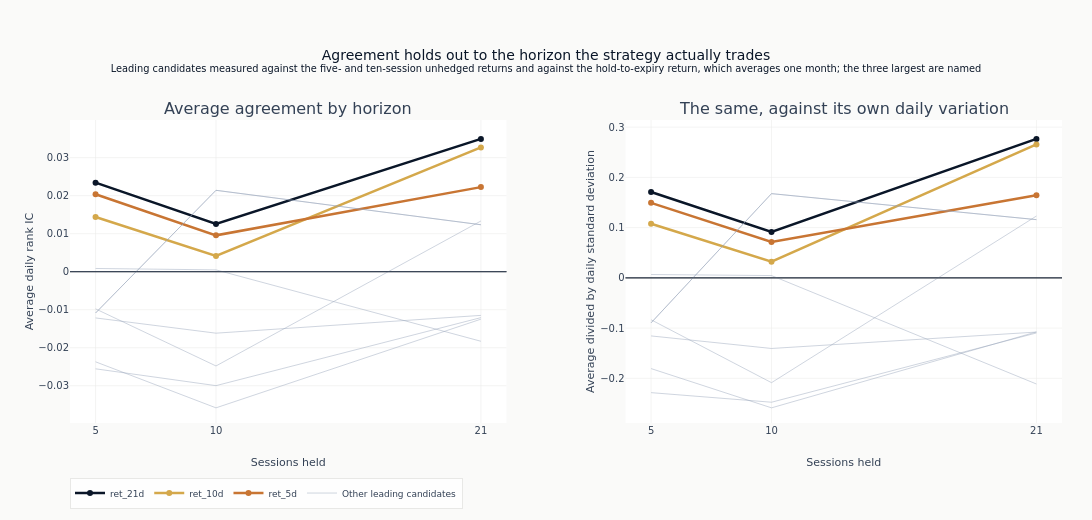

Notebook source saved alongside this figure:
### Code cell
horizons = sorted(horizon_ic)
fig = make_subplots(
    rows=1,
    cols=2,
    subplot_titles=[
        "Average agreement by horizon",
        "The same, against its own daily variation",
    ],
    horizontal_spacing=0.12,
)
# The three largest are named and given their own colour; the rest are drawn as one grey
# group, because ten distinguishable colours is not a legend anyone reads.
EMPHASIS_COLORS = [COLORS["blue"], COLORS["amber"], COLORS["copper"]]

for panel, index in [(1, 0), (2, 1)]:
    for rank, feat in enumerate(leading_features):
        emphasised = rank < len(EMPHASIS_COLORS)
        fig.add_trace(
            go.Scatter(
                x=horizons,
                y=[horizon_ic[h][feat][index] for h in horizons],
                mode="lines+markers" if emphasised else "lines",
                line=dict(
                    color=EMPHASIS_COLORS[rank] if emphasised else COLORS["recede"],
                    width=2.5 if emphasised else 1.0,
                ),
                marker=dict(size=6),
                opacity=1.0 if emphasised else 0.45,
                name=feat if emphasised else "Other leading candidates",
                legendgroup=feat if emphasised else "other",
                showlegend=panel == 1 and (emphasised or rank == len(EMPHASIS_COLORS)),
                hovertext=feat,
            ),
            row=1,
            col=panel,
        )
    fig.add_hline(y=0, line=dict(color=COLORS["neutral"], width=1), row=1, col=panel)

fig.update_layout(
    template="ml4t",
    height=520,
    width=1120,
    title={
        "text": (
            "Agreement holds out to the horizon the strategy actually trades"
            "<br><sup>Leading candidates measured against the five- and ten-session unhedged "
            "returns and against the hold-to-expiry return, which averages one month; the "
            "three largest are named</sup>"
        )
    },
    margin=dict(l=70, r=30, t=120, b=60),
    legend=dict(orientation="h", y=-0.18, x=0, font=dict(size=9)),
)
fig.update_xaxes(title_text="Sessions held", tickvals=horizons)
fig.update_yaxes(title_text="Average daily rank IC", row=1, col=1)
fig.update_yaxes(title_text="Average divided by daily standard deviation", row=1, col=2)
fig.show()

### Figure 1 — Plotly figure (JSON) as saved in the notebook; plotly's stock layout.template omitted (floating-point values rounded to 4 significant figures)
{"data": [{"hovertext": "ret_21d", "legendgroup": "ret_21d", "line": {"color": "#0a1628", "width": 2.5}, "marker": {"size": 6}, "mode": "lines+markers", "name": "ret_21d", "opacity": 1.0, "showlegend": true, "type": "scatter", "x": [5, 10, 21], "xaxis": "x", "y": [0.02341, 0.01257, 0.03493], "yaxis": "y"}, {"hovertext": "ret_10d", "legendgroup": "ret_10d", "line": {"color": "#D4A84B", "width": 2.5}, "marker": {"size": 6}, "mode": "lines+markers", "name": "ret_10d", "opacity": 1.0, "showlegend": true, "type": "scatter", "x": [5, 10, 21], "xaxis": "x", "y": [0.01439, 0.00412, 0.03269], "yaxis": "y"}, {"hovertext": "ret_5d", "legendgroup": "ret_5d", "line": {"color": "#C87533", "width": 2.5}, "marker": {"size": 6}, "mode": "lines+markers", "name": "ret_5d", "opacity": 1.0, "showlegend": true, "type": "scatter", "x": [5, 10, 21], "xaxis": "x", "y": [0.02037, 0.009562, 0.02225], "yaxis": "y"}, {"hovertext": "instr_delta", "legendgroup": "other", "line": {"color": "#94a3b8", "width": 1.0}, "marker": {"size": 6}, "mode": "lines", "name": "Other leading candidates", "opacity": 0.45, "showlegend": true, "type": "scatter", "x": [5, 10, 21], "xaxis": "x", "y": [0.0008464, 0.0004817, -0.01831], "yaxis": "y"}, {"hovertext": "instr_ret_5d", "legendgroup": "other", "line": {"color": "#94a3b8", "width": 1.0}, "marker": {"size": 6}, "mode": "lines", "name": "Other leading candidates", "opacity": 0.45, "showlegend": false, "type": "scatter", "x": [5, 10, 21], "xaxis": "x", "y": [-0.009776, -0.0248, 0.01334], "yaxis": "y"}, {"hovertext": "iv_mom_10d", "legendgroup": "other", "line": {"color": "#94a3b8", "width": 1.0}, "marker": {"size": 6}, "mode": "lines", "name": "Other leading candidates", "opacity": 0.45, "showlegend": false, "type": "scatter", "x": [5, 10, 21], "xaxis": "x", "y": [-0.02371, -0.03582, -0.01249], "yaxis": "y"}, {"hovertext": "iv_rv_ratio", "legendgroup": "other", "line": {"color": "#94a3b8", "width": 1.0}, "marker": {"size": 6}, "mode": "lines", "name": "Other leading candidates", "opacity": 0.45, "showlegend": false, "type": "scatter", "x": [5, 10, 21], "xaxis": "x", "y": [-0.01087, 0.02141, 0.01235], "yaxis": "y"}, {"hovertext": "iv_rv_ratio_pctl", "legendgroup": "other", "line": {"color": "#94a3b8", "width": 1.0}, "marker": {"size": 6}, "mode": "lines", "name": "Other leading candidates", "opacity": 0.45, "showlegend": false, "type": "scatter", "x": [5, 10, 21], "xaxis": "x", "y": [-0.01087, 0.02141, 0.01235], "yaxis": "y"}, {"hovertext": "vrp_mom_10d", "legendgroup": "other", "line": {"color": "#94a3b8", "width": 1.0}, "marker": {"size": 6}, "mode": "lines", "name": "Other leading candidates", "opacity": 0.45, "showlegend": false, "type": "scatter", "x": [5, 10, 21], "xaxis": "x", "y": [-0.02555, -0.02998, -0.01208], "yaxis": "y"}, {"hovertext": "vrp_mom_5d", "legendgroup": "other", "line": {"color": "#94a3b8", "width": 1.0}, "marker": {"size": 6}, "mode": "lines", "name": "Other leading candidates", "opacity": 0.45, "showlegend": false, "type": "scatter", "x": [5, 10, 21], "xaxis": "x", "y": [-0.01216, -0.01617, -0.01149], "yaxis": "y"}, {"hovertext": "ret_21d", "legendgroup": "ret_21d", "line": {"color": "#0a1628", "width": 2.5}, "marker": {"size": 6}, "mode": "lines+markers", "name": "ret_21d", "opacity": 1.0, "showlegend": false, "type": "scatter", "x": [5, 10, 21], "xaxis": "x2", "y": [0.171, 0.09137, 0.2766], "yaxis": "y2"}, {"hovertext": "ret_10d", "legendgroup": "ret_10d", "line": {"color": "#D4A84B", "width": 2.5}, "marker": {"size": 6}, "mode": "lines+markers", "name": "ret_10d", "opacity": 1.0, "showlegend": false, "type": "scatter", "x": [5, 10, 21], "xaxis": "x2", "y": [0.1077, 0.03208, 0.2656], "yaxis": "y2"}, {"hovertext": "ret_5d", "legendgroup": "ret_5d", "line": {"color": "#C87533", "width": 2.5}, "marker": {"size": 6}, "mode": "lines+markers", "name": "ret_5d", "opacity": 1.0, "showlegend": false, "type": "scatter", "x": [5, 10, 21], "xaxis": "x2", "y": [0.1493, 0.07142, 0.1646], "yaxis": "y2"}, {"hovertext": "instr_delta", "legendgroup": "other", "line": {"color": "#94a3b8", "width": 1.0}, "marker": {"size": 6}, "mode": "lines", "name": "Other leading candidates", "opacity": 0.45, "showlegend": false, "type": "scatter", "x": [5, 10, 21], "xaxis": "x2", "y": [0.006619, 0.00458, -0.2113], "yaxis": "y2"}, {"hovertext": "instr_ret_5d", "legendgroup": "other", "line": {"color": "#94a3b8", "width": 1.0}, "marker": {"size": 6}, "mode": "lines", "name": "Other leading candidates", "opacity": 0.45, "showlegend": false, "type": "scatter", "x": [5, 10, 21], "xaxis": "x2", "y": [-0.08343, -0.2086, 0.1231], "yaxis": "y2"}, {"hovertext": "iv_mom_10d", "legendgroup": "other", "line": {"color": "#94a3b8", "width": 1.0}, "marker": {"size": 6}, "mode": "lines", "name": "Other leading candidates", "opacity": 0.45, "showlegend": false, "type": "scatter", "x": [5, 10, 21], "xaxis": "x2", "y": [-0.1806, -0.2587, -0.1076], "yaxis": "y2"}, {"hovertext": "iv_rv_ratio", "legendgroup": "other", "line": {"color": "#94a3b8", "width": 1.0}, "marker": {"size": 6}, "mode": "lines", "name": "Other leading candidates", "opacity": 0.45, "showlegend": false, "type": "scatter", "x": [5, 10, 21], "xaxis": "x2", "y": [-0.08954, 0.1677, 0.1159], "yaxis": "y2"}, {"hovertext": "iv_rv_ratio_pctl", "legendgroup": "other", "line": {"color": "#94a3b8", "width": 1.0}, "marker": {"size": 6}, "mode": "lines", "name": "Other leading candidates", "opacity": 0.45, "showlegend": false, "type": "scatter", "x": [5, 10, 21], "xaxis": "x2", "y": [-0.08954, 0.1677, 0.1159], "yaxis": "y2"}, {"hovertext": "vrp_mom_10d", "legendgroup": "other", "line": {"color": "#94a3b8", "width": 1.0}, "marker": {"size": 6}, "mode": "lines", "name": "Other leading candidates", "opacity": 0.45, "showlegend": false, "type": "scatter", "x": [5, 10, 21], "xaxis": "x2", "y": [-0.2285, -0.2476, -0.1097], "yaxis": "y2"}, {"hovertext": "vrp_mom_5d", "legendgroup": "other", "line": {"color": "#94a3b8", "width": 1.0}, "marker": {"size": 6}, "mode": "lines", "name": "Other leading candidates", "opacity": 0.45, "showlegend": false, "type": "scatter", "x": [5, 10, 21], "xaxis": "x2", "y": [-0.1156, -0.1406, -0.1079], "yaxis": "y2"}], "layout": {"annotations": [{"font": {"size": 16}, "showarrow": false, "text": "Average agreement by horizon", "x": 0.22, "xanchor": "center", "xref": "paper", "y": 1.0, "yanchor": "bottom", "yref": "paper"}, {"font": {"size": 16}, "showarrow": false, "text": "The same, against its own daily variation", "x": 0.78, "xanchor": "center", "xref": "paper", "y": 1.0, "yanchor": "bottom", "yref": "paper"}], "height": 520, "legend": {"font": {"size": 9}, "orientation": "h", "x": 0, "y": -0.18}, "margin": {"b": 60, "l": 70, "r": 30, "t": 120}, "shapes": [{"line": {"color": "#334155", "width": 1}, "type": "line", "x0": 0, "x1": 1, "xref": "x domain", "y0": 0, "y1": 0, "yref": "y"}, {"line": {"color": "#334155", "width": 1}, "type": "line", "x0": 0, "x1": 1, "xref": "x2 domain", "y0": 0, "y1": 0, "yref": "y2"}], "title": {"text": "Agreement holds out to the horizon the strategy actually trades<br><sup>Leading candidates measured against the five- and ten-session unhedged returns and against the hold-to-expiry return, which averages one month; the three largest are named</sup>"}, "width": 1120, "xaxis": {"anchor": "y", "domain": [0.0, 0.44], "tickvals": [5, 10, 21], "title": {"text": "Sessions held"}}, "xaxis2": {"anchor": "y2", "domain": [0.56, 1.0], "tickvals": [5, 10, 21], "title": {"text": "Sessions held"}}, "yaxis": {"anchor": "x", "domain": [0.0, 1.0], "title": {"text": "Average daily rank IC"}}, "yaxis2": {"anchor": "x2", "domain": [0.0, 1.0], "title": {"text": "Average divided by daily standard deviation"}}}}
